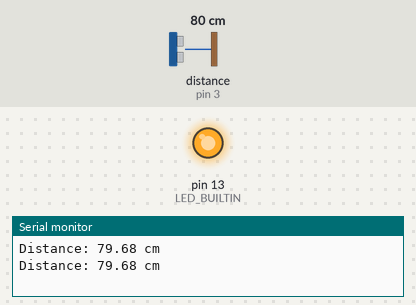
Bench run of a sketch on a simulated Arduino Uno, built with avr-gcc and run on an emulated ATmega328P. Shown: output pins drawn as LEDs (lit = HIGH), the last lines printed to the serial monitor. Wiring (inferred from the names in the program): ultrasonic range finder: trigger pin 2; echo pin 3. Inputs (shaded band) come from the test bench; at power-on: distance to the obstacle (sensor on pin 3) 80 cm. The echo pulse lasts 58.3 µs per cm; pins used as bus, display or sensor lines are not drawn.

Above: at 1.8 s.
1.9 s: distance to the obstacle (sensor on pin 3) set to 55 cm
3.4 s: distance to the obstacle (sensor on pin 3) set to 45 cm
At 4.6 s:
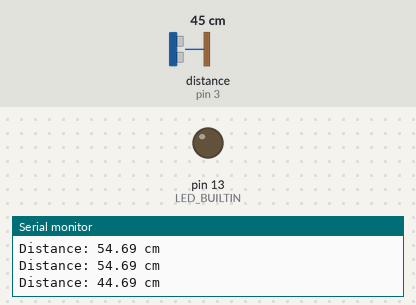
5.5 s: distance to the obstacle (sensor on pin 3) set to 60 cm
At 6.4 s:
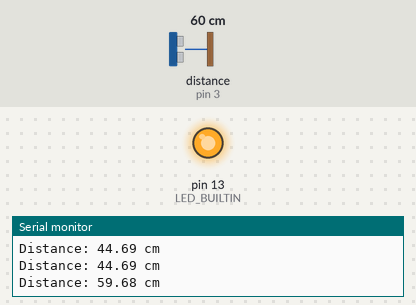
7.5 s: distance to the obstacle (sensor on pin 3) set to 2 cm
At 9.3 s:
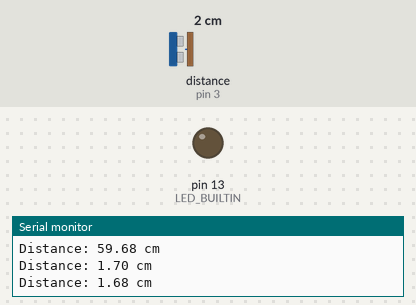
Timing chart, 0 to 10.5 s (numbered marks = the images above; inputs shaded):
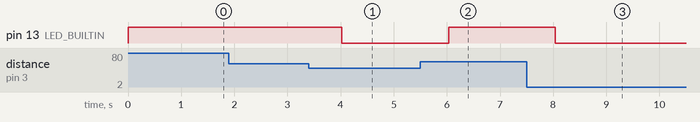

Measured:
- the behaviour switches between 51 and 50 cm on distance to the obstacle (sensor on pin 3) (found by bisection; images 0 and 1)
- after the input at 3.4 s, pin 13 (LED_BUILTIN): HIGH → LOW after 0.62 s
- after the input at 5.5 s, pin 13 (LED_BUILTIN): LOW → HIGH after 0.53 s
- after the input at 7.5 s, pin 13 (LED_BUILTIN): HIGH → LOW after 0.54 s

The sketch:

test.ino
```cpp
// Define the pins for the ultrasonic sensor
const int trigPin = 2; // Trigger pin
const int echoPin = 3; // Echo pin

void setup() {
  // Initialize serial communication
  Serial.begin(9600);
  pinMode(LED_BUILTIN, OUTPUT);

  // Set the trigger pin as an OUTPUT
  pinMode(trigPin, OUTPUT);
  // Set the echo pin as an INPUT
  pinMode(echoPin, INPUT);
}

void loop() {
  // Send a 10us HIGH pulse to trigger the sensor
  digitalWrite(trigPin, HIGH);
  delayMicroseconds(10);
  digitalWrite(trigPin, LOW);

  // Read the time it takes for the echo to return
  long duration = pulseIn(echoPin, HIGH);

  // Calculate the distance in centimeters (cm)
  // Speed of sound is approximately 343 meters per second
  // Divide by 2 for a one-way trip, and convert to cm
  float distance_cm = (duration / 2.0) * 0.0343;

  // Print the distance to the serial monitor
  Serial.print("Distance: ");
  Serial.print(distance_cm);
  Serial.println(" cm");
  if(distance_cm>=50)
      digitalWrite(LED_BUILTIN, HIGH);
  else
      digitalWrite(LED_BUILTIN, LOW);
  // Wait for a short delay before taking another reading
  delay(1000); // Adjust this value to control the update rate
}
```
